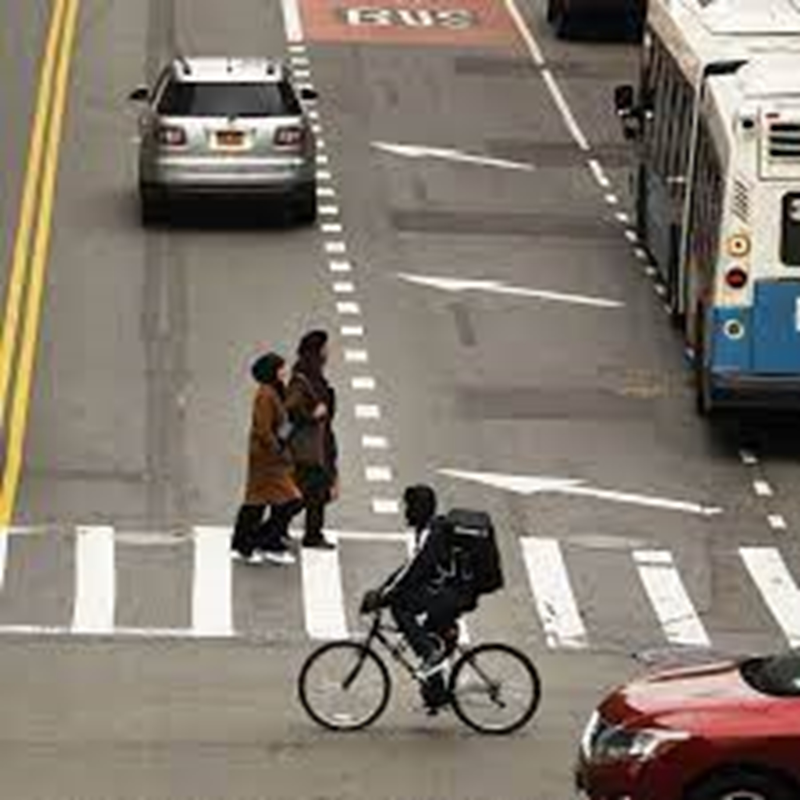
#> input picture Sample_image_2.jpeg, 2400 x 2400 px (shown at 1/3 size)
$ jupyter execute 'Image_Resize and Multiple Images.ipynb'
#> lines starting #> are read from the running program, lines starting #| are printed output that depends on the picture
[cell 1]
import cv2
import numpy as np

## Image Resize:

[cell 2]
img= cv2.imread(r"Sample_image_2.jpeg") # Load Large size image
#> img is the input picture: shape (2400, 2400, 3); mean B, G, R 113.4, 123.9, 132.5
resize_img= cv2.resize(img,(800,500)) # 1st is image, and 2nd is w,h of image
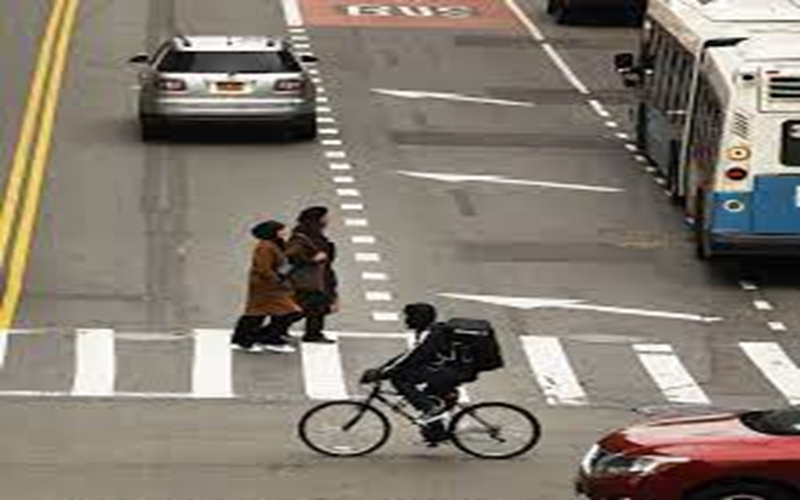
#> resize_img: shape (500, 800, 3); mean B, G, R 113.4, 123.9, 132.5
cv2.imshow("Sample",resize_img)
cv2.waitKey(0)
cv2.destroyAllWindows()

## Multiple Images:

[cell 3]
img= cv2.imread(r"Sample_image_2.jpeg") # Load Large size image
resize_img= cv2.resize(img,(300,300)) # 1st is image, and 2nd is w,h of image
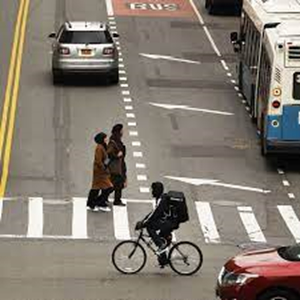
#> resize_img: shape (300, 300, 3); mean B, G, R 113.5, 124, 132.6
multiple_images_h= np.hstack((resize_img,resize_img,resize_img))
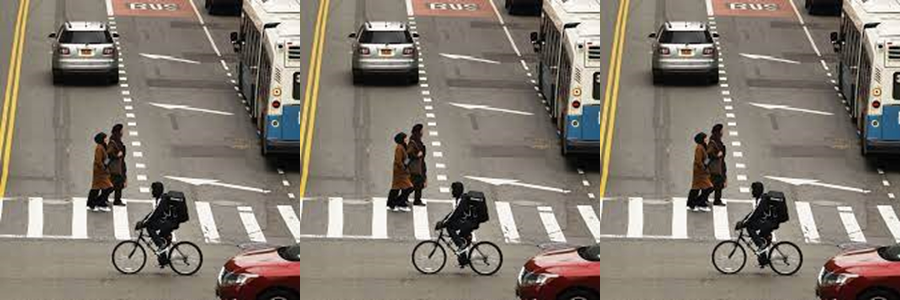
#> multiple_images_h: shape (300, 900, 3); mean B, G, R 113.5, 124, 132.6
multiple_images_v= np.vstack((multiple_images_h,multiple_images_h))
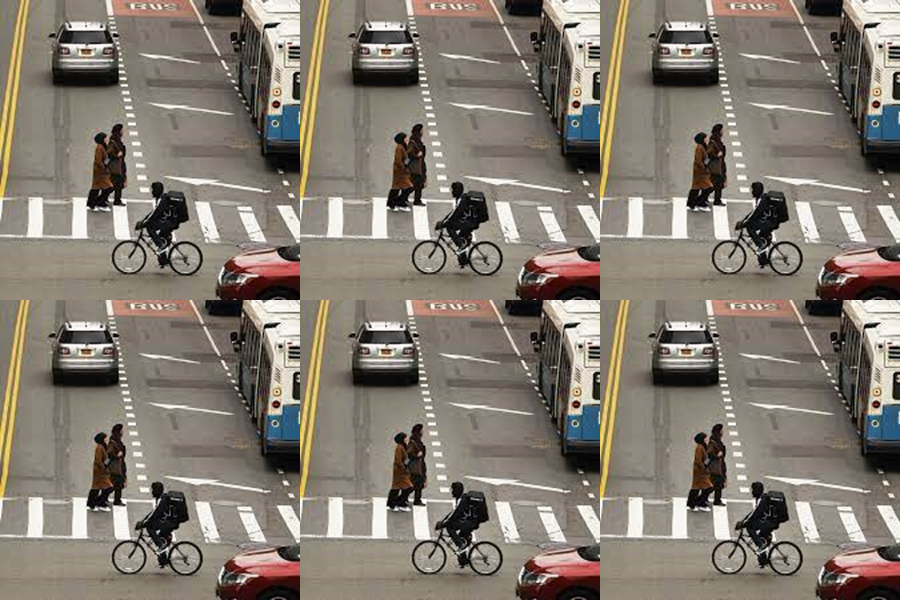
#> multiple_images_v: shape (600, 900, 3); mean B, G, R 113.5, 124, 132.6
cv2.imshow("Multiple",multiple_images_v)
cv2.waitKey(0)
cv2.destroyAllWindows()

$ run again, with Sample_image_3.jpeg copied over Sample_image_2.jpeg
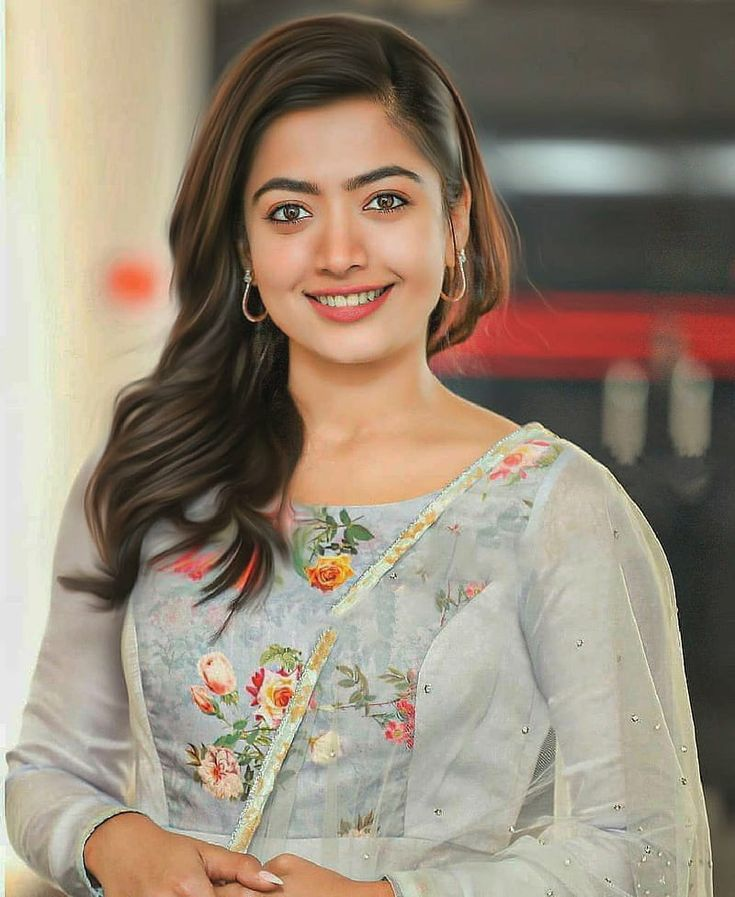
#> input picture Sample_image_3.jpeg, 735 x 897 px
#> img is the input picture: shape (897, 735, 3); mean B, G, R 120.9, 137.8, 151.5
#> `multiple_images_h= np.hstack((resize_img,resize_img,resize_img))`:
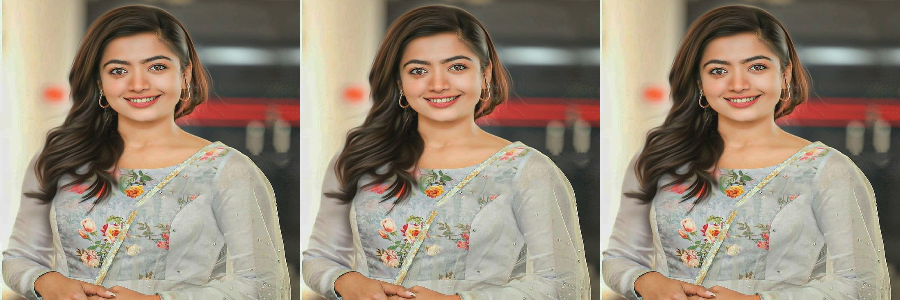
#> multiple_images_h: shape (300, 900, 3); mean B, G, R 120.8, 137.7, 151.4
#> `multiple_images_v= np.vstack((multiple_images_h,multiple_images_h))`:
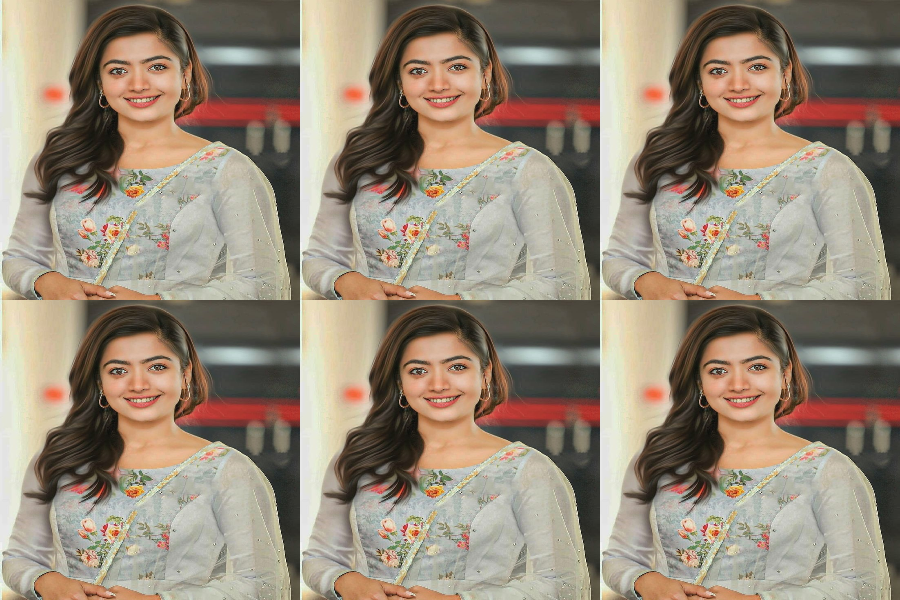
#> multiple_images_v: shape (600, 900, 3); mean B, G, R 120.8, 137.7, 151.4
